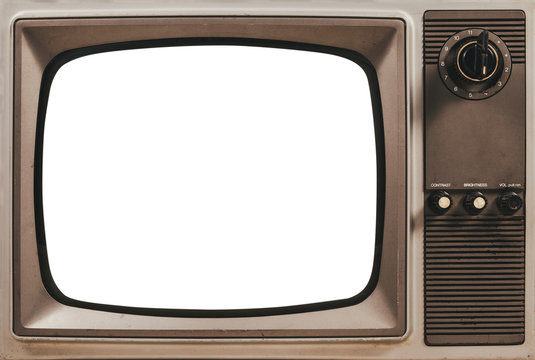
#> input picture Tv_Noic/Old_Tv.jpg, 535 x 360 px
$ python TV_Noise.py
#> lines starting #> are read from the running program, lines starting #| are printed output that depends on the picture
import cv2
import numpy as np
import imageio

tv_img = cv2.imread("Old_Tv.jpg")
#> tv_img is the input picture: shape (360, 535, 3); mean B, G, R 160.6, 167.4, 176
tv_img1 = cv2.cvtColor(tv_img,cv2.COLOR_RGB2GRAY)
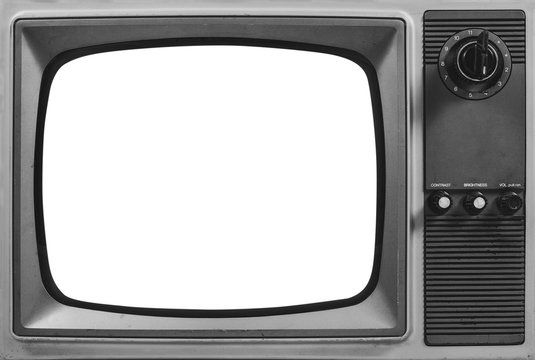
#> tv_img1: shape (360, 535); min 2, max 255, mean 166.3
rows, col = tv_img1.shape
#> rows = 360; col = 535
img_lst = []

video_writer = cv2.VideoWriter("TV_Noise.mp4", cv2.VideoWriter_fourcc(*'mp4v'), 30, (col, rows))

while True:
    blank_img = np.random.random((265,340)) * 255
    noises = np.array(blank_img, dtype= np.uint8)
    tv_img2 = cv2.cvtColor(tv_img,cv2.COLOR_BGR2GRAY)
    tv_img2[45:310,40:380] = noises
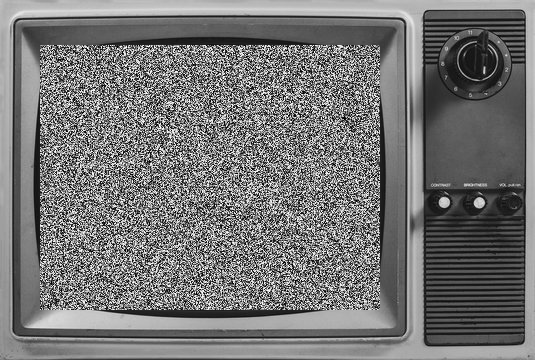
#> tv_img2: shape (360, 535); min 0, max 254, mean 117.5
    images = tv_img2.astype(np.uint8)
    img_lst.append(images)

    video_writer.write(tv_img2)
    cv2.imshow("Old_Tv",tv_img2)
    if cv2.waitKey(25) & 0xFF == ord('q'):
#> (key q is pressed here)
        break

video_writer.release()
imageio.mimsave('Old_Tv_Noise.gif', img_lst)

$ run again, with Tv_Noic/Tv.png saved as Tv_Noic/Old_Tv.jpg
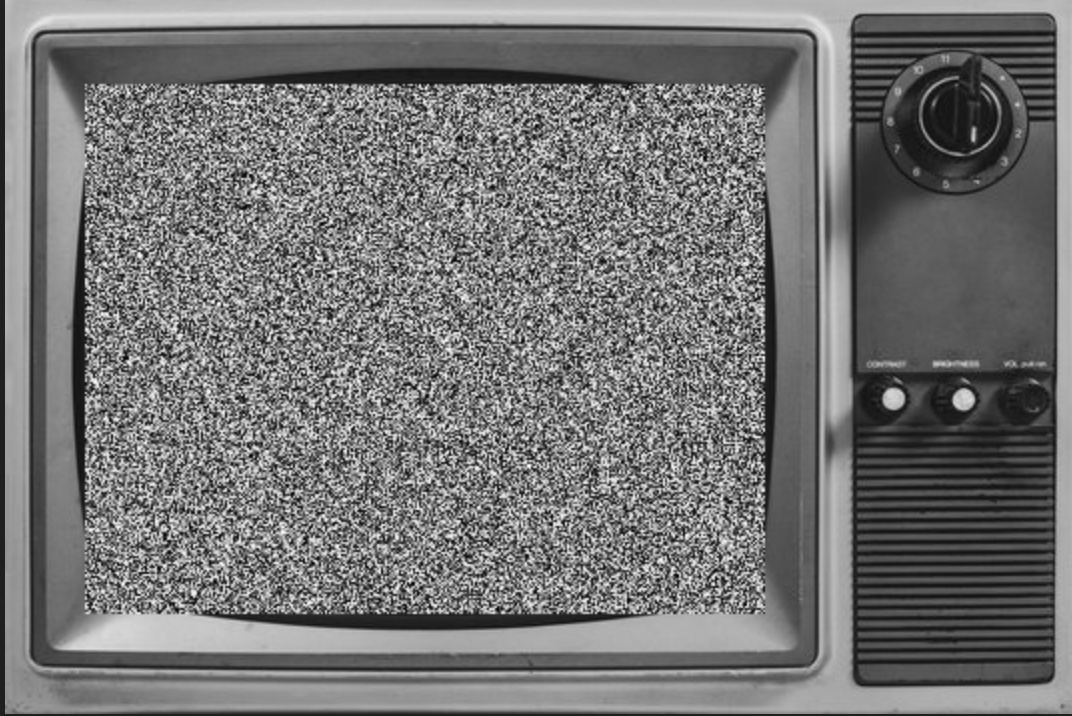
#> input picture Tv_Noic/Tv.png, 1072 x 716 px
#> tv_img is the input picture: shape (716, 1072, 3); min 2, max 255, mean 116.2
#> `tv_img2[45:310,40:380] = noises`:
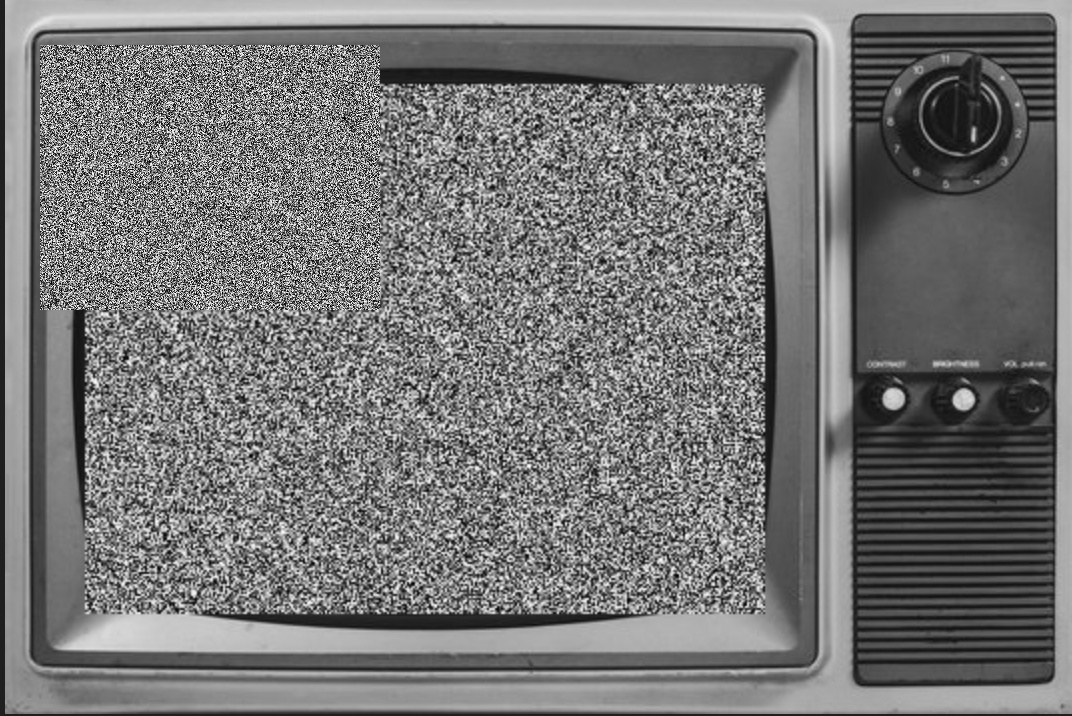
#> tv_img2: shape (716, 1072); min 0, max 255, mean 116.9
